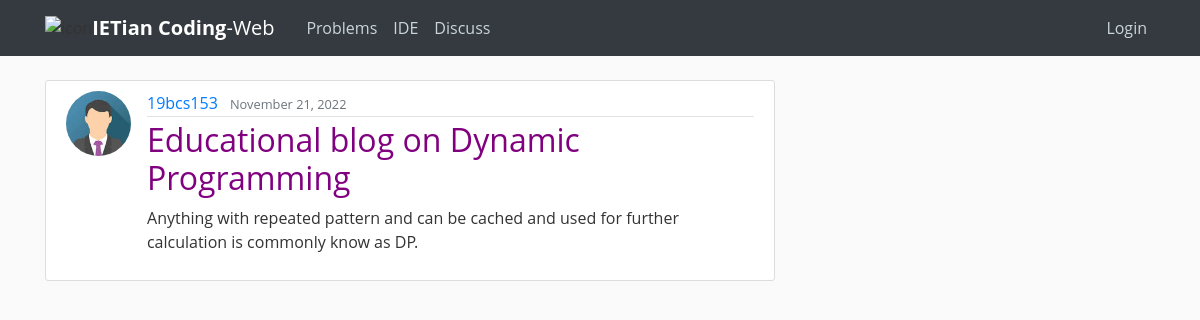
/discuss/, run on the app's committed database.
### blog/models.py (models this page shows, shortened)
class Post(models.Model):
    title = models.CharField(max_length=100)
    content = FroalaField(theme='gray')
    date_posted = models.DateTimeField(default=timezone.now)
    author = models.ForeignKey(User, on_delete=models.CASCADE)

### users/models.py (models this page shows, shortened)
class Profile(models.Model):
    user = models.OneToOneField(User,on_delete=models.CASCADE)
    image = models.ImageField(default='default.jpg',upload_to='profile_pics')
    institution = models.CharField(max_length=100,default="IET")
    bio = models.TextField(default="...")
    rating=models.IntegerField(default=0)
    hrating=models.IntegerField(default=0)
    star=models.IntegerField(default=1)
    ac_solution=models.IntegerField(default=0)
    wa_solution=models.IntegerField(default=0)
    tle_solution=models.IntegerField(default=0)
    ce_solution=models.IntegerField(default=0)
    re_solution=models.IntegerField(default=0)

### blog/views.py (the view)
# urls.py: path('', PostListView.as_view(), name='blog-home'),
class PostListView(ListView):
    model=Post
    template_name = 'blog/home.html' # <app>/<model>_<viewtype>.html
    context_object_name = 'posts'
    ordering = ['-date_posted']
    paginate_by = 5

### blog/templates/blog/home.html (shortened to what this page needs)
{% extends "blog/base.html" %}
{% block content %}
<link href="/static/froala_editor/css/froala_style.min.css" type="text/css" media="all" rel="stylesheet">
    {% for post in posts %}
    <article class="media content-section">
        <img class="rounded-circle article-img" src="{{ post.author.profile.image.url }}">
        <div class="media-body">
          <div class="article-metadata">
            <a class="mr-2 " href="{% url 'user-posts' post.author.username %}">{{ post.author }}</a>
            <small class="text-muted">{{ post.date_posted|date:"F d, Y"}}</small>
          </div>
          <h2><a class="article-title" style="color:purple" href="{% url 'post-detail' post.id %}">{{ post.title }}</a></h2>
       <div class="fr-view">
         <div class="trun" >
        {{ post.content | safe |truncatewords_html:20}}
         </div>
         </div>
        </div>
      </article>
    {% endfor %}
{% endblock content %}

### blog/static/blog/main.css (style rules this page uses)
body { background: #fafafa; color: #333333; margin-top: 5rem; }
h1, h2, h3, h4, h5, h6 { color: #444444; }
.content-section { background: #ffffff; padding: 10px 20px; border: 1px solid #dddddd; border-radius: 3px; margin-bottom: 20px; }
.article-title { color: #444444; }
.article-img { height: 65px; width: 65px; margin-right: 16px; }
.article-metadata { padding-bottom: 1px; margin-bottom: 4px; border-bottom: 1px solid #e3e3e3 }

### blog/templates/blog/base.html (style rules this page uses)
body { font-family: 'Open Sans', arial, sans-serif; }

### data on the page
Post: author.profile.image (placeholder picture), author "19bcs153", date_posted "November 21, 2022", title "Educational blog on Dynamic Programming", content "Anything with repeated pattern and can be cached and used for further calculation is commonly know as DP."
